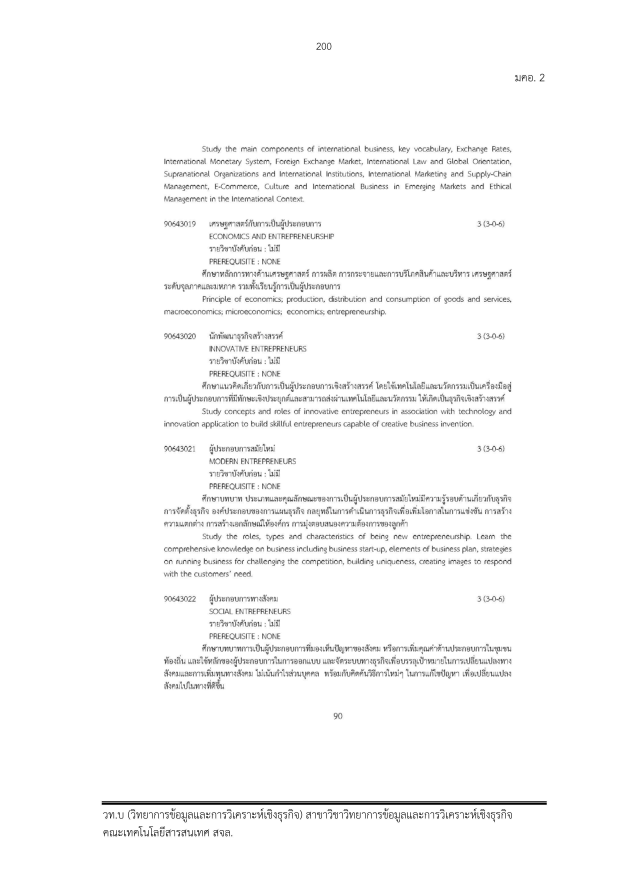
#> input picture Lab3_ocr_system/ocr_system/data/input/sample2.jpg, 2481 x 3508 px (shown at 1/4 size)
$ python -i preprocessing.py   (imports and definitions only)
#> lines starting #> are read from the running program, lines starting #| are printed output that depends on the picture; after the words box and inside, x2 and y2 are one past the last pixel; in counts of white or black regions, pixels touching at a corner belong together
from pathlib import Path
import cv2
import numpy as np


def read_image(path: str | Path) -> np.ndarray:
    image = cv2.imread(str(path))
    if image is None:
        raise ValueError(f"Cannot read image: {path}")
    return image


def resize_if_small(image: np.ndarray, min_width: int = 1200) -> np.ndarray:
    h, w = image.shape[:2]
    if w >= min_width:
        return image
    scale = min_width / w
    return cv2.resize(image, None, fx=scale, fy=scale, interpolation=cv2.INTER_CUBIC)


def estimate_skew_angle(gray: np.ndarray) -> float:
    inv = cv2.bitwise_not(gray)
    thresh = cv2.threshold(inv, 0, 255, cv2.THRESH_BINARY | cv2.THRESH_OTSU)[1]
    coords = np.column_stack(np.where(thresh > 0))
    if len(coords) < 100:
        return 0.0
    angle = cv2.minAreaRect(coords)[-1]
    if angle < -45:
        angle = -(90 + angle)
    else:
        angle = -angle
    if abs(angle) > 15:
        return 0.0
    return float(angle)


def rotate_bound(image: np.ndarray, angle: float) -> np.ndarray:
    if abs(angle) < 0.1:
        return image
    h, w = image.shape[:2]
    center = (w // 2, h // 2)
    matrix = cv2.getRotationMatrix2D(center, angle, 1.0)
    cos = abs(matrix[0, 0])
    sin = abs(matrix[0, 1])
    new_w = int((h * sin) + (w * cos))
    new_h = int((h * cos) + (w * sin))
    matrix[0, 2] += (new_w / 2) - center[0]
    matrix[1, 2] += (new_h / 2) - center[1]
    return cv2.warpAffine(image, matrix, (new_w, new_h), flags=cv2.INTER_CUBIC, borderMode=cv2.BORDER_REPLICATE)


def preprocess_image(image: np.ndarray, deskew: bool = True) -> np.ndarray:
    image = resize_if_small(image)
    gray = cv2.cvtColor(image, cv2.COLOR_BGR2GRAY)
    gray = cv2.fastNlMeansDenoising(gray, h=10)
    clahe = cv2.createCLAHE(clipLimit=2.0, tileGridSize=(8, 8))
    gray = clahe.apply(gray)
    if deskew:
        angle = estimate_skew_angle(gray)
        gray = rotate_bound(gray, angle)
    binary = cv2.adaptiveThreshold(
        gray, 255, cv2.ADAPTIVE_THRESH_GAUSSIAN_C, cv2.THRESH_BINARY, 35, 11
    )
    return binary


def save_debug_image(image: np.ndarray, path: str | Path) -> None:
    Path(path).parent.mkdir(parents=True, exist_ok=True)
    cv2.imwrite(str(path), image)

>>> import cv2
>>> picture = cv2.imread('../../../../../Lab3_ocr_system/ocr_system/data/input/sample2.jpg')
#> picture is the input picture: shape (3508, 2481, 3); min 0, max 255, mean 248.6
>>> result = preprocess_image(picture)
#> in estimate_skew_angle, `inv = cv2.bitwise_not(gray)`:
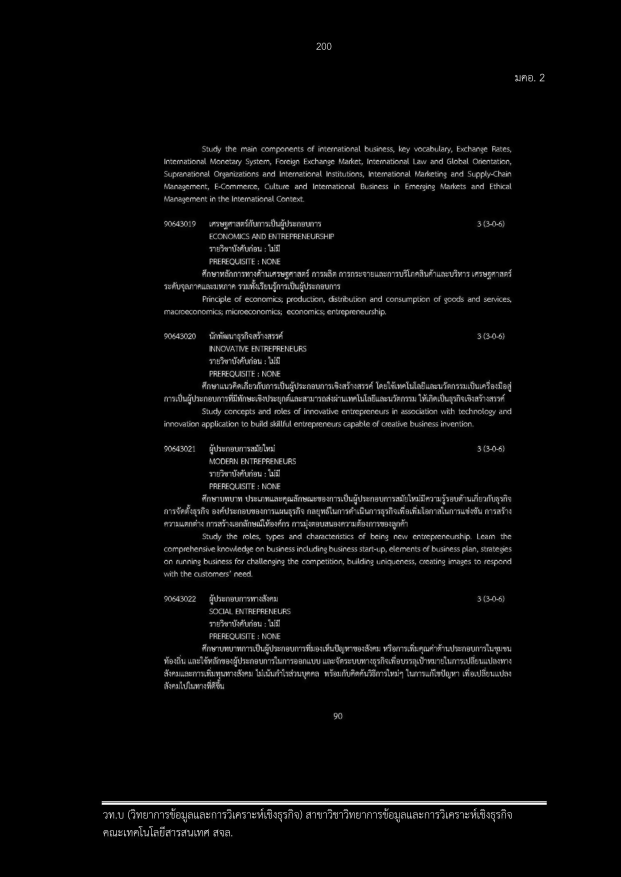
#> inv: shape (3508, 2481) (shown at 1/4 size); min 0, max 254, mean 7.7
#> in estimate_skew_angle, `thresh = cv2.threshold(inv, 0, 255, cv2.THRESH_BINARY | cv2.THRESH_OTS..`:
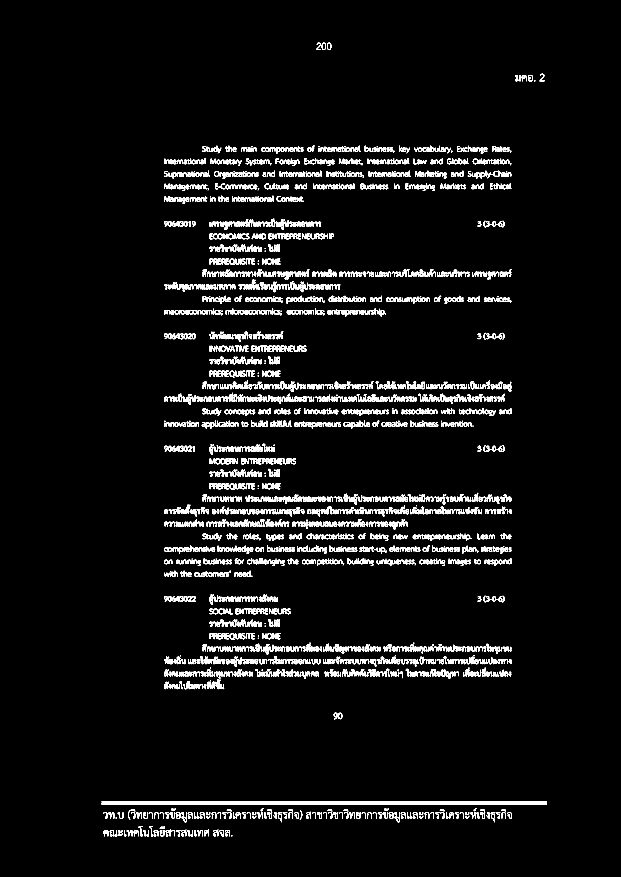
#> thresh: shape (3508, 2481) (shown at 1/4 size); 4.1% white; 2259 white regions (109 under 20 px), largest, box (x1, y1, x2, y2) and area: (407, 3210, 2187, 3219) 16020, (407, 3204, 2187, 3207) 5340, (837, 2434, 891, 2457) 494
#> in estimate_skew_angle, `coords = np.column_stack(np.where(thresh > 0))`: coords = 358544 pairs, first value 171 to 3345, second value 407 to 2186
#> in estimate_skew_angle, `angle = cv2.minAreaRect(coords)[-1]`: angle = -89.82
#> in estimate_skew_angle, `angle = -(90 + angle)`: angle = -0.179
#> in rotate_bound, `matrix = cv2.getRotationMatrix2D(center, angle, 1.0)`: matrix = [[1, -0.00312, 5.48], [0.00312, 1, -3.86]]
#> in rotate_bound, `cos = abs(matrix[0, 0])`: cos = 1
#> in rotate_bound, `sin = abs(matrix[0, 1])`: sin = 0.00312
#> in rotate_bound, `new_w = int((h * sin) + (w * cos))`: new_w = 2491
#> in rotate_bound, `new_h = int((h * cos) + (w * sin))`: new_h = 3515
#> in rotate_bound, `return cv2.warpAffine(image, matrix, (new_w, new_h), flags=cv2.INTER_C..`:
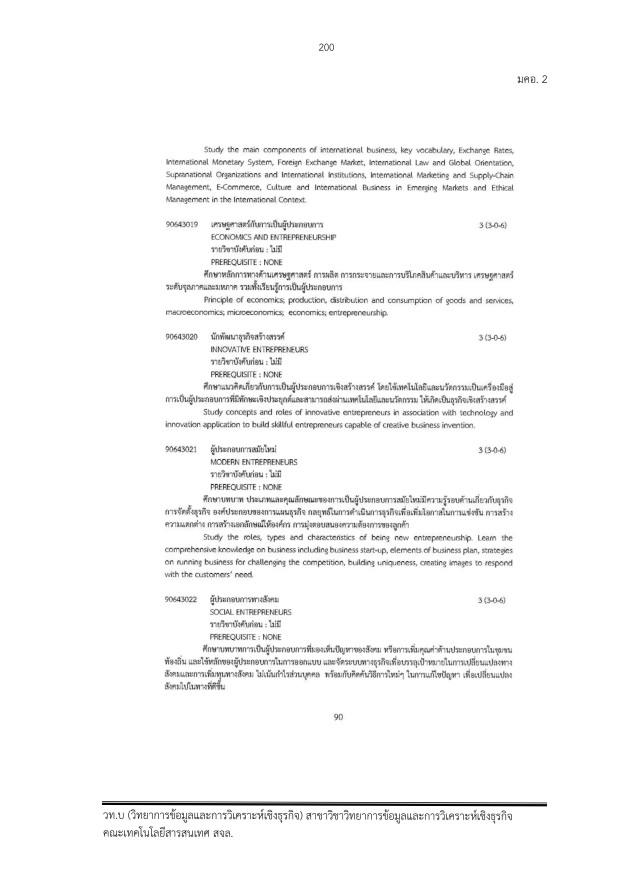
#> returned value: shape (3515, 2491) (shown at 1/4 size); min 0, max 255, mean 247.4
#> in preprocess_image, `binary = cv2.adaptiveThreshold( gray, 255, cv2.ADAPTIVE_THRESH_GAUSSIA..`:
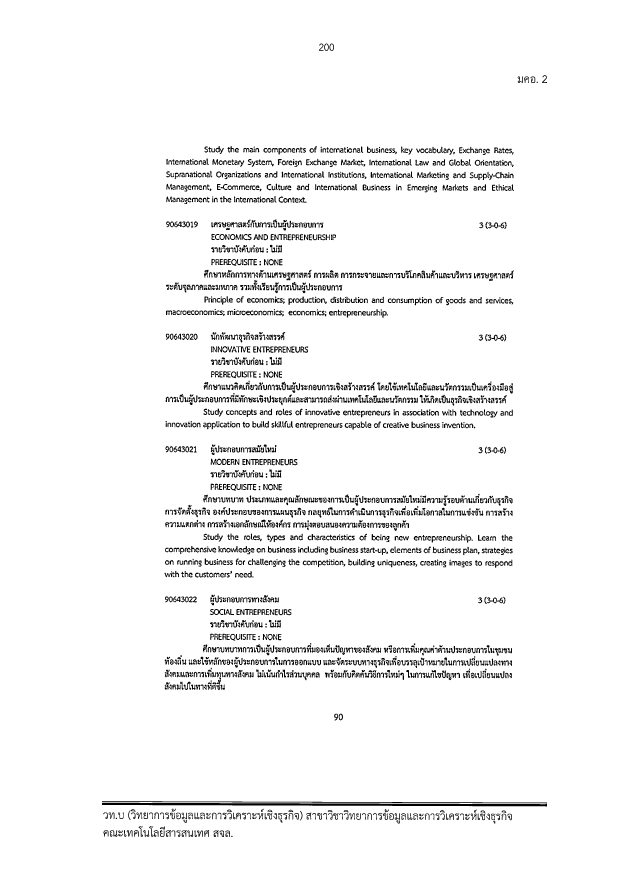
#> binary: shape (3515, 2491) (shown at 1/4 size); 95.8% white; 2400 black regions (89 under 20 px), largest, box (x1, y1, x2, y2) and area: (408, 3211, 2188, 3226) 15773, (408, 3205, 2188, 3214) 5546, (839, 2436, 895, 2460) 556

$ run again, on Lab3_ocr_system/ocr_system/data/input/sample3.png
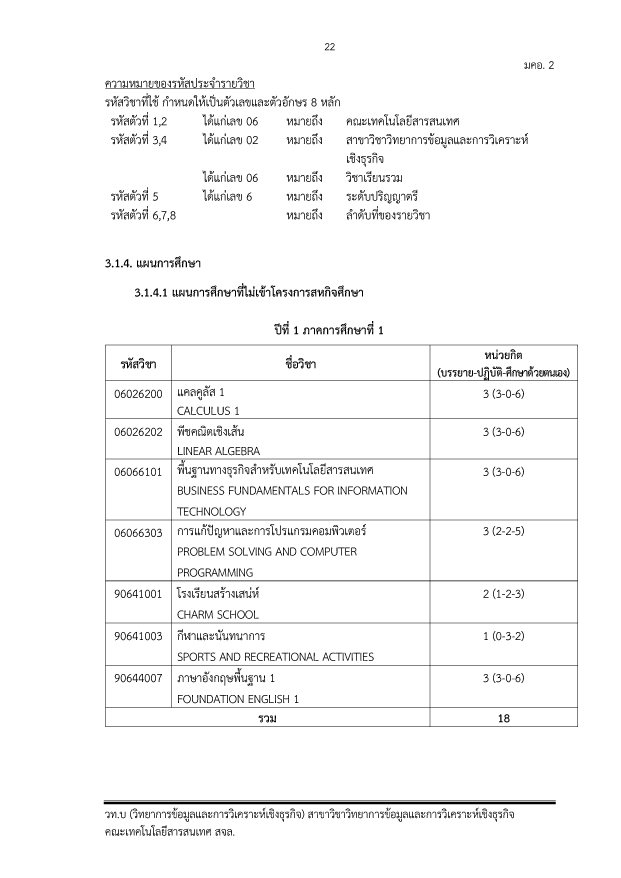
#> input picture Lab3_ocr_system/ocr_system/data/input/sample3.png, 2481 x 3509 px (shown at 1/4 size)
#> picture is the input picture: shape (3509, 2481, 3); 96.9% white; 1095 black regions (53 under 20 px), largest, box (x1, y1, x2, y2) and area: (421, 1677, 2312, 2908) 37943, (415, 3208, 2223, 3217) 16272, (421, 1379, 2312, 1676) 13675
#> in estimate_skew_angle, `inv = cv2.bitwise_not(gray)`:
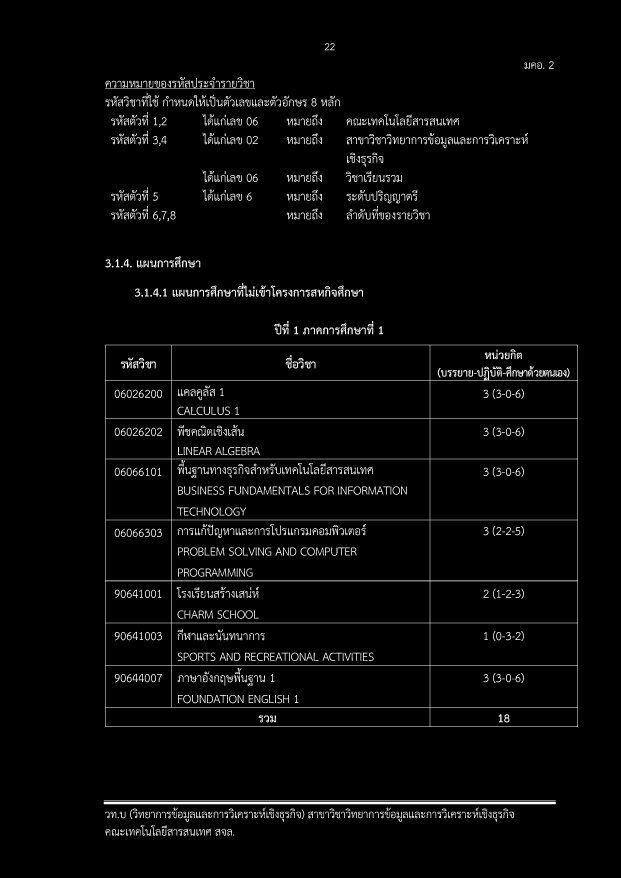
#> inv: shape (3509, 2481) (shown at 1/4 size); min 0, max 254, mean 7.9
#> in estimate_skew_angle, `thresh = cv2.threshold(inv, 0, 255, cv2.THRESH_BINARY | cv2.THRESH_OTS..`:
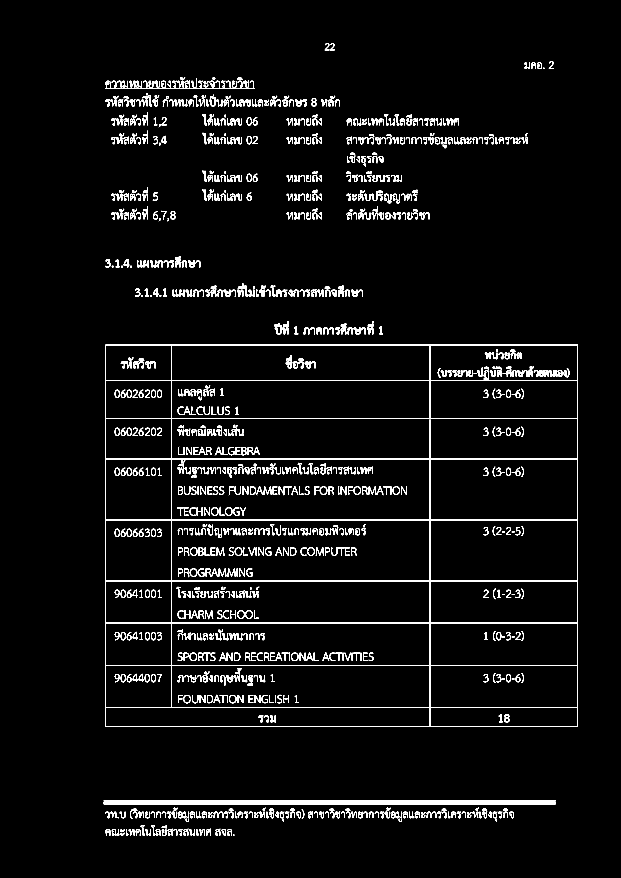
#> thresh: shape (3509, 2481) (shown at 1/4 size); 3.1% white; 1095 white regions (53 under 20 px), largest, box (x1, y1, x2, y2) and area: (421, 1677, 2312, 2908) 37943, (415, 3208, 2223, 3217) 16272, (421, 1379, 2312, 1676) 13675
#> coords = 271299 pairs, first value 173 to 3342, second value 415 to 2311
#> in estimate_skew_angle, `angle = cv2.minAreaRect(coords)[-1]`: angle = -90
#> in estimate_skew_angle, `angle = -(90 + angle)`: angle = 0
